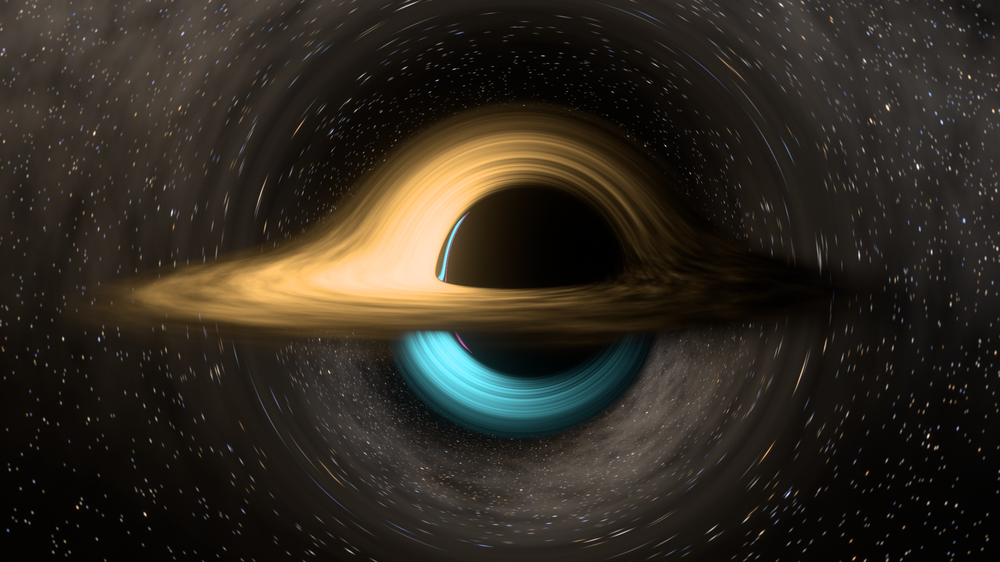
#> input picture submissions/claude-opus-5.5/renders/05_image_order 2.png, 1000 x 562 px, shrunk from 1920 x 1080 before the run
$ python profile.py '../../claude-opus-5.5/renders/05_image_order 2.png'
#> lines starting #> are read from the running program, lines starting #| are printed output that depends on the picture
#!/usr/bin/env python3
"""Radial + scanline diagnostics for a rendered black hole frame."""
import sys
import numpy as np
from PIL import Image


def main(path):
    img = Image.open(path).convert("RGB")
#> img is the input picture: PIL image 1000x562 RGB; mean R, G, B 47.3, 41.3, 32.7
    a = np.asarray(img).astype(np.float32) / 255.0
    lum = 0.2126 * a[..., 0] + 0.7152 * a[..., 1] + 0.0722 * a[..., 2]
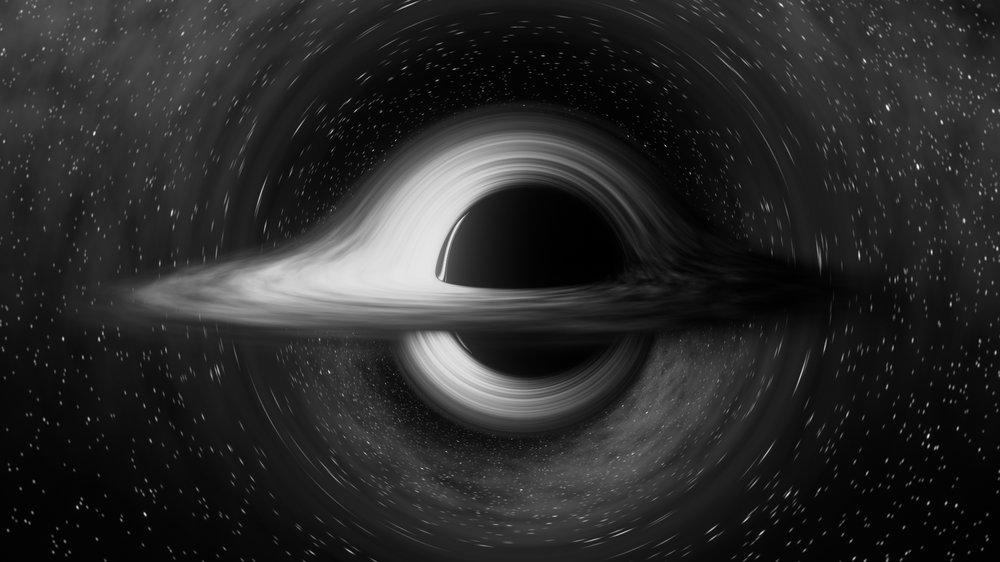
#> lum: shape (562, 1000) float32; min 0, max 1, mean 0.165
    h, w = lum.shape
#> h = 562; w = 1000
    cy, cx = h // 2, w // 2
#> cy = 281; cx = 500

    yy, xx = np.mgrid[0:h, 0:w]
    rr = np.sqrt((yy - cy) ** 2 + (xx - cx) ** 2)

    print(f"{path}  {w}x{h}")
#| ../../claude-opus-5.5/renders/05_image_order 2.png  1000x562
    print("\nradial profile (fraction of half-height -> mean luminance, mean RGB)")
    half = h / 2
#> half = 281
    for frac in np.arange(0.0, 1.01, 0.05):
        r0, r1 = frac * half, (frac + 0.05) * half
        m = (rr >= r0) & (rr < r1)
        if not m.any():
            continue
        print(f"  r={frac:4.2f}  lum={lum[m].mean():.4f}  "
              f"rgb=({a[...,0][m].mean():.3f},{a[...,1][m].mean():.3f},{a[...,2][m].mean():.3f})")
#> this loop made 21 passes
#|   r=0.00  lum=0.1386  rgb=(0.182,0.133,0.063)
#|   r=0.05  lum=0.2214  rgb=(0.286,0.214,0.109)
#|   r=0.10  lum=0.2100  rgb=(0.271,0.203,0.104)
#|   r=0.15  lum=0.1929  rgb=(0.246,0.186,0.103)
#|   r=0.20  lum=0.2218  rgb=(0.257,0.219,0.151)
#|   r=0.25  lum=0.3025  rgb=(0.327,0.302,0.237)
#|   r=0.30  lum=0.3932  rgb=(0.393,0.400,0.331)
#|   r=0.35  lum=0.4374  rgb=(0.428,0.447,0.367)
#> (further printed lines are left out)

    print("\nhorizontal scanline through centre (every 4% of width)")
    row = lum[cy]
#> row = 1000 values, max 0.898 at index 401, min 0.00447 at index 568, mean 0.27
    for i in range(0, w, max(1, w // 25)):
        print(f"  x={i/w:4.2f}  lum={row[i]:.4f}")
#> this loop made 25 passes
#|   x=0.00  lum=0.1092
#|   x=0.04  lum=0.0887
#|   x=0.08  lum=0.1285
#|   x=0.12  lum=0.1674
#|   x=0.16  lum=0.3417
#|   x=0.20  lum=0.4346
#|   x=0.24  lum=0.6770
#|   x=0.28  lum=0.7532
#> (further printed lines are left out)

    print("\nvertical scanline through centre")
    col = lum[:, cx]
#> col = 562 values, max 0.758 at index 171, min 0.00923 at index 76, mean 0.21
    for i in range(0, h, max(1, h // 25)):
        print(f"  y={i/h:4.2f}  lum={col[i]:.4f}")
#> this loop made 26 passes
#|   y=0.00  lum=0.1123
#|   y=0.04  lum=0.0686
#|   y=0.08  lum=0.0291
#|   y=0.12  lum=0.0160
#|   y=0.16  lum=0.0171
#|   y=0.20  lum=0.1102
#|   y=0.23  lum=0.3204
#|   y=0.27  lum=0.6286
#> (further printed lines are left out)


if __name__ == "__main__":
    main(sys.argv[1])

$ run again, on submissions/claude-opus-5.5/renders/02_spacetime_funnel_trapdoor 2.png
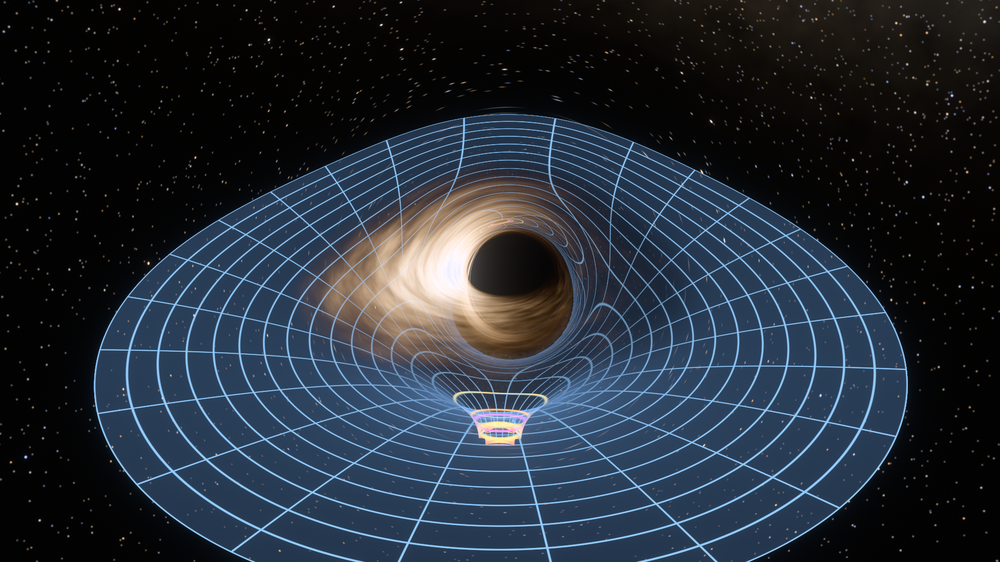
#> input picture submissions/claude-opus-5.5/renders/02_spacetime_funnel_trapdoor 2.png, 1000 x 562 px, shrunk from 1920 x 1080 before the run
#> in main, img is the input picture: PIL image 1000x562 RGB; mean R, G, B 36.2, 44.4, 55
#> in main, `lum = 0.2126 * a[..., 0] + 0.7152 * a[..., 1] + 0.0722 * a[..., 2]`:
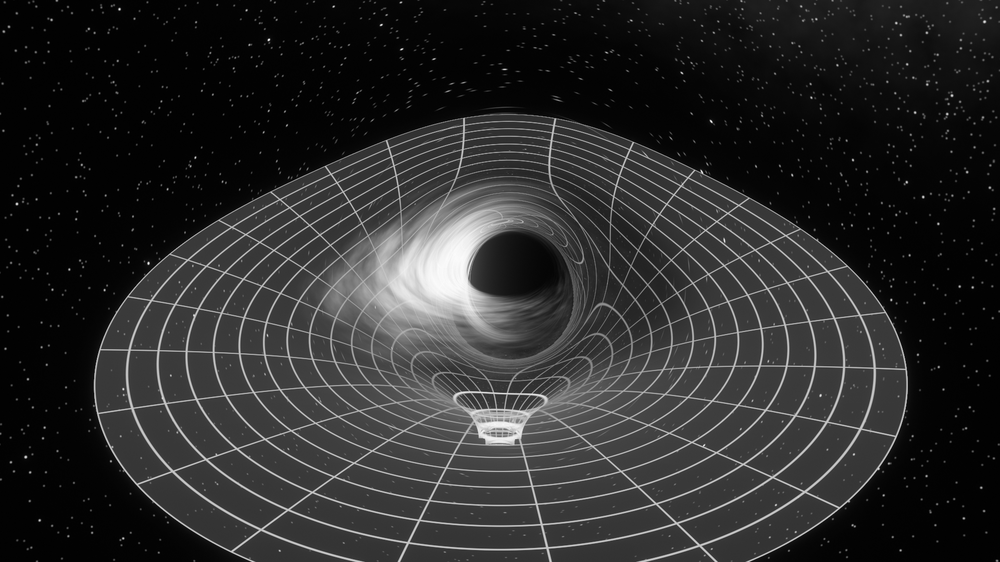
#> lum: shape (562, 1000) float32; min 0, max 0.997, mean 0.17
#| ../../claude-opus-5.5/renders/02_spacetime_funnel_trapdoor 2.png  1000x562
#> the loop in main, `for frac in np.arange(0.0, 1.01, 0.05):` made 21 passes
#|   r=0.00  lum=0.1046  rgb=(0.115,0.102,0.097)
#|   r=0.05  lum=0.2137  rgb=(0.248,0.208,0.172)
#|   r=0.10  lum=0.3734  rgb=(0.422,0.365,0.313)
#|   r=0.15  lum=0.4624  rgb=(0.521,0.452,0.394)
#|   r=0.20  lum=0.4726  rgb=(0.537,0.461,0.400)
#> (further printed lines are left out)
#> row = 1000 values, max 0.986 at index 449, min 0.00756 at index 984, mean 0.252
#> the loop in main, `for i in range(0, w, max(1, w // 25)):` made 25 passes
#|   x=0.00  lum=0.0087
#|   x=0.04  lum=0.0078
#|   x=0.08  lum=0.0118
#|   x=0.12  lum=0.0193
#|   x=0.16  lum=0.2327
#> (further printed lines are left out)
#> col = 562 values, max 0.941 at index 438, min 0 at index 65, mean 0.261
#> the loop in main, `for i in range(0, h, max(1, h // 25)):` made 26 passes
#|   y=0.00  lum=0.0255
#|   y=0.04  lum=0.0210
#|   y=0.08  lum=0.0087
#|   y=0.12  lum=0.0204
#|   y=0.16  lum=0.0003
#> (further printed lines are left out)
